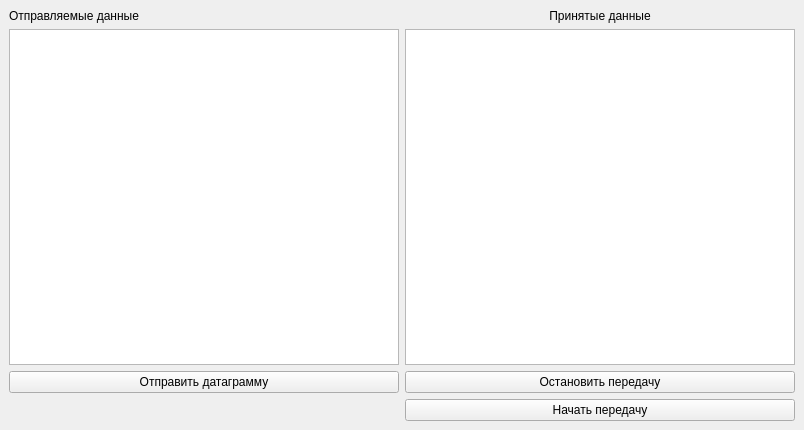
<?xml version="1.0" encoding="UTF-8"?>
<ui version="4.0">
 <class>MainWindow</class>
 <widget class="QMainWindow" name="MainWindow">
  <property name="geometry">
   <rect>
    <x>0</x>
    <y>0</y>
    <width>804</width>
    <height>430</height>
   </rect>
  </property>
  <property name="windowTitle">
   <string>MainWindow</string>
  </property>
  <widget class="QWidget" name="centralwidget">
   <layout class="QGridLayout" name="gridLayout">
    <item row="1" column="0">
     <widget class="QTextEdit" name="tE_send"/>
    </item>
    <item row="2" column="1">
     <widget class="QPushButton" name="pb_stop">
      <property name="text">
       <string>Остановить передачу</string>
      </property>
     </widget>
    </item>
    <item row="0" column="1">
     <widget class="QLabel" name="lb_receiveData">
      <property name="text">
       <string>Принятые данные</string>
      </property>
      <property name="alignment">
       <set>Qt::AlignCenter</set>
      </property>
     </widget>
    </item>
    <item row="2" column="0">
     <widget class="QPushButton" name="pb_send">
      <property name="text">
       <string>Отправить датаграмму</string>
      </property>
     </widget>
    </item>
    <item row="3" column="1">
     <widget class="QPushButton" name="pb_start">
      <property name="text">
       <string>Начать передачу</string>
      </property>
     </widget>
    </item>
    <item row="1" column="1">
     <widget class="QTextEdit" name="te_result"/>
    </item>
    <item row="0" column="0">
     <widget class="QLabel" name="lb_data_to_send">
      <property name="text">
       <string>Отправляемые данные</string>
      </property>
     </widget>
    </item>
   </layout>
  </widget>
 </widget>
 <tabstops>
  <tabstop>tE_send</tabstop>
  <tabstop>te_result</tabstop>
  <tabstop>pb_stop</tabstop>
  <tabstop>pb_start</tabstop>
  <tabstop>pb_send</tabstop>
 </tabstops>
 <resources/>
 <connections/>
</ui>
